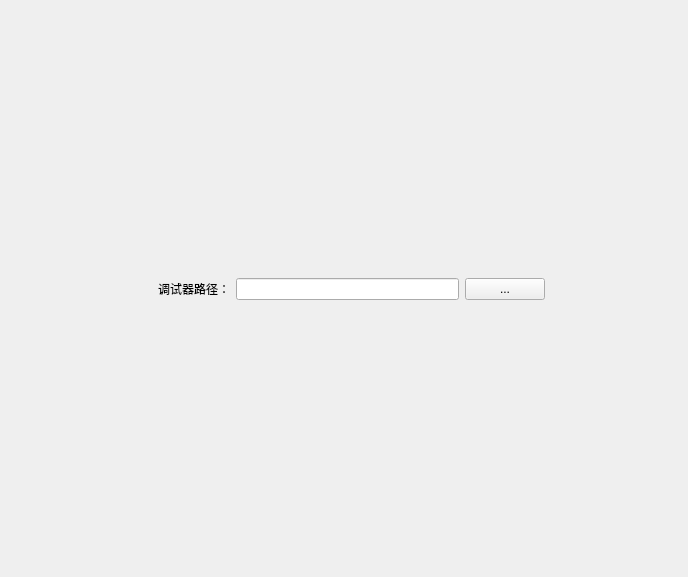
<?xml version="1.0" encoding="UTF-8"?>
<ui version="4.0">
 <class>DebugConfigWidget</class>
 <widget class="QWidget" name="DebugConfigWidget">
  <property name="geometry">
   <rect>
    <x>0</x>
    <y>0</y>
    <width>688</width>
    <height>577</height>
   </rect>
  </property>
  <property name="windowTitle">
   <string>Form</string>
  </property>
  <layout class="QGridLayout" name="gridLayout_2">
   <item row="0" column="2">
    <spacer name="verticalSpacer">
     <property name="orientation">
      <enum>Qt::Vertical</enum>
     </property>
     <property name="sizeHint" stdset="0">
      <size>
       <width>20</width>
       <height>242</height>
      </size>
     </property>
    </spacer>
   </item>
   <item row="1" column="0">
    <spacer name="horizontalSpacer">
     <property name="orientation">
      <enum>Qt::Horizontal</enum>
     </property>
     <property name="sizeType">
      <enum>QSizePolicy::Preferred</enum>
     </property>
     <property name="sizeHint" stdset="0">
      <size>
       <width>138</width>
       <height>20</height>
      </size>
     </property>
    </spacer>
   </item>
   <item row="1" column="1" colspan="2">
    <widget class="QWidget" name="widget" native="true">
     <property name="sizePolicy">
      <sizepolicy hsizetype="Preferred" vsizetype="Fixed">
       <horstretch>0</horstretch>
       <verstretch>0</verstretch>
      </sizepolicy>
     </property>
     <layout class="QGridLayout" name="gridLayout">
      <item row="0" column="2">
       <widget class="QPushButton" name="debugBtn">
        <property name="text">
         <string>...</string>
        </property>
       </widget>
      </item>
      <item row="0" column="1">
       <widget class="QLineEdit" name="debugEdit"/>
      </item>
      <item row="0" column="0">
       <widget class="QLabel" name="debugLabel">
        <property name="text">
         <string>调试器路径：</string>
        </property>
       </widget>
      </item>
     </layout>
    </widget>
   </item>
   <item row="1" column="3">
    <spacer name="horizontalSpacer_2">
     <property name="orientation">
      <enum>Qt::Horizontal</enum>
     </property>
     <property name="sizeType">
      <enum>QSizePolicy::Preferred</enum>
     </property>
     <property name="sizeHint" stdset="0">
      <size>
       <width>123</width>
       <height>20</height>
      </size>
     </property>
    </spacer>
   </item>
   <item row="2" column="1">
    <spacer name="verticalSpacer_2">
     <property name="orientation">
      <enum>Qt::Vertical</enum>
     </property>
     <property name="sizeHint" stdset="0">
      <size>
       <width>20</width>
       <height>242</height>
      </size>
     </property>
    </spacer>
   </item>
  </layout>
 </widget>
 <resources/>
 <connections/>
</ui>
